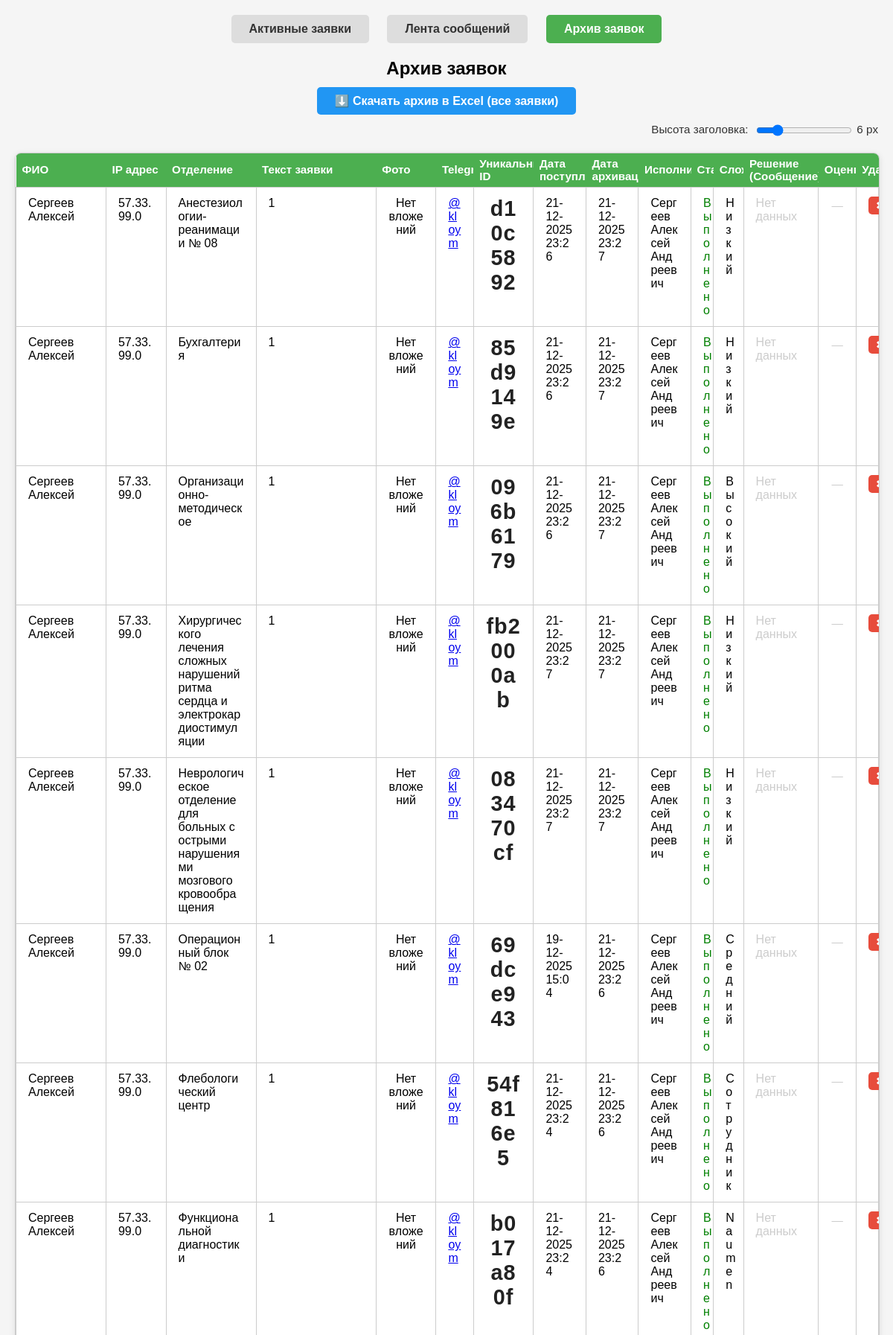
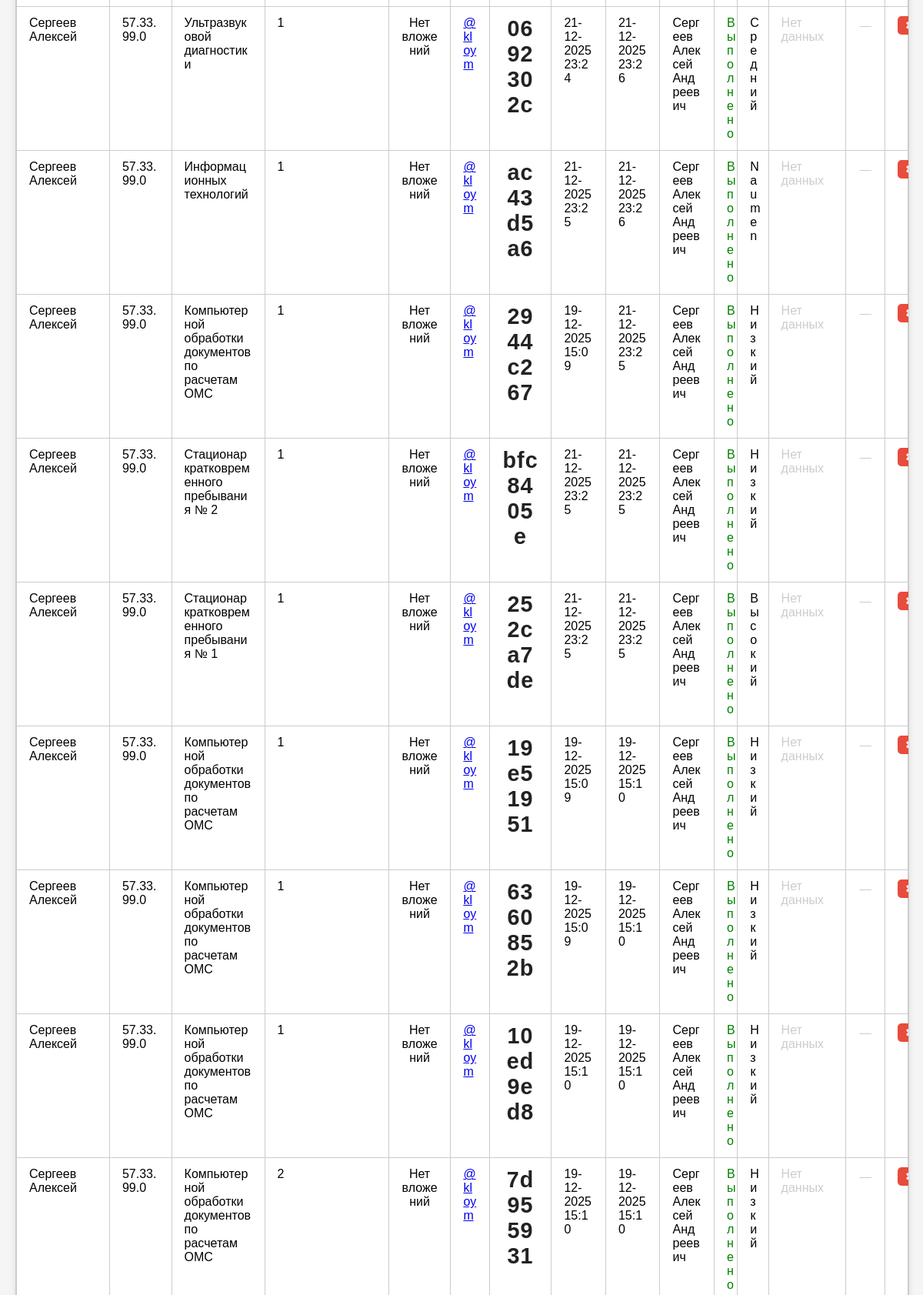
Page /archive (upper part) on the committed database (2 pictures, top to bottom).
### tables this page shows
CREATE TABLE applications (
        id INTEGER PRIMARY KEY AUTOINCREMENT,
        application_id TEXT UNIQUE,
        chat_id TEXT,
        ip TEXT,
        name TEXT,
        department TEXT,
        details TEXT,
        username TEXT,
        photos TEXT,
        status TEXT DEFAULT 'active',
        created_at TEXT,
        archived_at TEXT,
        done_by TEXT,
        difficulty TEXT DEFAULT 'low',
        staff_notes TEXT,
        solution TEXT,
        rating INTEGER DEFAULT 0,
        assignee TEXT 
    );

### server/server.py (the view)
@app.route("/archive")
def get_archive():
    page = request.args.get("page", 1, type=int)
    if page < 1:
        page = 1
    applications, total_pages = repo_get_applications_paginated("done", page, PER_PAGE)
    if page > total_pages and total_pages > 0:
        page = total_pages
        applications, total_pages = repo_get_applications_paginated(
            "done", page, PER_PAGE
        )
    return render_template(
        "applications.html",
        applications=applications,
        archive=True,
        current_page=page,
        total_pages=total_pages,
    )

### server/server.py (called while the page is built)
def get_db():
    if "db" not in g:
        g.db = sqlite3.connect(app.config["DATABASE"])
        g.db.row_factory = sqlite3.Row
    return g.db

### server/templates/applications.html (shortened to what this page needs)
<!DOCTYPE html>
<html lang="ru">
<head>
</head>
<body class="{% if archive %}view-archive{% else %}view-active{% endif %}">
    <div class="nav-btns">
        <a href="{{ url_for('get_active_applications') }}" class="{% if not archive %}active{% endif %}">Активные заявки</a>
        <a href="{{ url_for('comments_view') }}">Лента сообщений</a>
        <a href="{{ url_for('get_archive') }}" class="{% if archive %}active{% endif %}">Архив заявок</a>
    </div>
    <h2>
        {% if archive %}Архив заявок{% else %}Список заявок{% endif %}
    </h2>
    {% if archive %}
    <div class="download-link">
        <a href="{{ url_for('export_archive') }}">
            ⬇️ Скачать архив в Excel (все заявки)
        </a>
    </div>
    {% endif %}
    <div class="th-height-control">
        <label>
            Высота заголовка:&nbsp;
            <input type="range" id="thHeight" min="2" max="24" value="6">
            <span id="thHeightValue">6</span> px
        </label>
    </div>
    <div class="table-container" id="table-container" data-view-key="{% if archive %}archive{% else %}active{% endif %}">
        <table>
            <colgroup>
                <col class="col-fio">
                <col class="col-ip">
                <col class="col-department">
                <col class="col-details">
                <col class="col-photo">
                <col class="col-telegram">
                <col class="col-uid">
                <col class="col-date-created">
                {% if archive %}
                    <col class="col-date-archived">
                    <col class="col-executor">
                {% endif %}
                <col class="col-status">
                <col class="col-difficulty">
                {% if archive %}
                    <col class="col-solution">
                    <col class="col-rating">
                    <col class="col-delete">
                {% endif %}
            </colgroup>
            <thead>
            <tr>
                <th scope="col">ФИО</th>
                <th scope="col">IP адрес</th>
                <th scope="col">Отделение</th>
                <th scope="col">Текст заявки</th>
                <th scope="col">Фото</th>
                <th scope="col">Telegram</th>
                <th scope="col">Уникальный ID</th>
                <th scope="col">Дата поступления</th>
                {% if archive %}
                    <th scope="col">Дата архивации</th>
                    <th scope="col">Исполнитель</th>
                {% endif %}
                <th scope="col">Статус</th>
                <th scope="col">Сложность</th>
                {% if archive %}
                    <th scope="col">Решение (Сообщение)</th>
                    <th scope="col">Оценка</th>
                    <th scope="col">Удалить</th>
                {% endif %}
            </tr>
            </thead>
            <tbody>
            {% for app in applications %}
            <tr>
                <td>{{ app.name }}</td>
                <td>{{ app.ip }}</td>
                <td>{{ app.department }}</td>
                <td>{{ app.details | replace('\n', '<br>') | safe }}</td>
                <td class="center-align">
                    {% if app.photo_objects %}
                        <div class="photo-gallery">
                        {% for photo in app.photo_objects %}
                            <div class="photo-item">
                                {% if photo.is_image %}
                                    <a href="{{ photo.url }}" class="photo-link" target="_blank">
                                        <img src="{{ photo.url }}" alt="Фото" loading="lazy" width="120" height="150" style="object-fit: cover;">
                                    </a>
                                {% elif photo.is_video %}
                                    <div style="width: 120px; height: 150px;">
                                        <video width="120" height="150" controls preload="metadata">
                                            <source src="{{ photo.url }}" type="video/mp4">
                                            Ваш браузер не поддерживает видео.
                                        </video>
                                    </div>
                                {% else %}
                                    <a href="{{ photo.url }}" class="photo-link" download>
                                        <div style="width: 120px; height: 150px; display: flex; flex-direction: column; align-items: center; justify-content: center; background: #f8f9fa; border: 1px solid #ddd; border-radius: 4px; color: #333;">
                                            <span style="font-size: 40px; margin-bottom: 5px;">
                                                {% if 'xls' in photo.extension or 'csv' in photo.extension %}
                                                    📊
                                                {% elif 'doc' in photo.extension %}
                                                    📝
                                                {% elif 'pdf' in photo.extension %}
                                                    📕
                                                {% else %}
                                                    📄
                                                {% endif %}
                                            </span>
                                            <span style="font-size: 12px; font-weight: bold; text-transform: uppercase;">
                                                {{ photo.extension }}
                                            </span>
                                            <span style="font-size: 10px; color: #666;">Скачать</span>
                                        </div>
                                    </a>
                                {% endif %}
                                {% if not archive %}
                                <form method="POST"
                                    action="{{ url_for('delete_photo', app_id=app.id, filename=photo.filename) }}"
                                    onsubmit="return confirm('Удалить этот файл?');"
                                    title="Удалить файл">
                                    <button type="submit" class="delete-photo-btn">✖</button>
                                </form>
                                {% endif %}
                            </div>
                        {% endfor %}
                        </div>
                    {% else %}
                        Нет вложений
                    {% endif %}
                </td>
                <td>
                    {% if app.username %}
                        <a href="https://t.me/{{ app.username }}" target="_blank">@{{ app.username }}</a>
                    {% else %}
                        Нет username
                    {% endif %}
                </td>
                <td class="center-align" style="font-size: 1.8em; font-weight: bold; color: #222; letter-spacing: 1px;">
                    <span class="copy-id" style="cursor:pointer;" onclick="copyToClipboard('{{ app.application_id }}', this)">
                        {{ app.application_id }}
                    </span>
                </td>
                <td>
                    {% if app.created_at %}
                        {{ app.created_at.strftime('%d-%m-%Y %H:%M') }}
                    {% else %}
                        —
                    {% endif %}
                </td>
                {% if archive %}
                    <td>
                        {% if app.archived_at %}
                            {{ app.archived_at.strftime('%d-%m-%Y %H:%M') }}
                        {% else %}
                            —
                        {% endif %}
                    </td>
                    <td>{{ app.done_by or '—' }}</td>
                {% endif %}
                <td>
                    {% if not archive %}
                        <span style="color: grey;">В работе</span>
                    {% else %}
                        <span style="color: green;">Выполнено</span>
                    {% endif %}
                </td>
                <td class="center-align">
                    {% if not archive %}
                        <form method="post" action="/set_difficulty/{{ app.id }}">
                            <select name="difficulty" onchange="this.form.submit()"
                                title="{% if app.difficulty == 'low' %}Среднее время: 1 день{% elif app.difficulty == 'medium' %}Среднее время: 3-5 дней{% elif app.difficulty == 'high' %}Среднее время: 7 и более дней{% elif app.difficulty == 'naumen' %}Статус: Наумен{% elif app.difficulty == 'employee'%}Сотрудник мог решить проблему сам{% else %}—{% endif %}">
                                <option value="low" {% if app.difficulty == 'low' %}selected{% endif %} title="Среднее время: 1 день">Низкий</option>
                                <option value="medium" {% if app.difficulty == 'medium' %}selected{% endif %} title="Среднее время: 3-5 дней">Средний</option>
                                <option value="high" {% if app.difficulty == 'high' %}selected{% endif %} title="Среднее время: 7 и более дней">Высокий</option>
                                <option value="naumen" {% if app.difficulty == 'naumen' %}selected{% endif %} title="Время неизвестно">Наумен</option>
                                <option value="employee" {% if app.difficulty == 'employee' %}selected{% endif %} title="Сотрудник мог решить проблему самостоятельно">Сотрудник</option>
                            </select>
                        </form>
                    {% else %}
                        {% if app.difficulty == 'low' %}
                            <span class="badge bg-success">Низкий</span>
                        {% elif app.difficulty == 'medium' %}
                            <span class="badge bg-warning text-dark">Средний</span>
                        {% elif app.difficulty == 'high' %}
                            <span class="badge bg-danger">Высокий</span>
                        {% elif app.difficulty == 'naumen' %}
                            <span class="badge bg-primary">Naumen</span>
                        {% elif app.difficulty == 'employee' %}
                            <span class="badge bg-secondary">Сотрудник</span>
                        {% endif %}
                    {% endif %}
                </td>
                {% if archive %}
                    <td>
                        {% if app.solution %}
                            <div style="max-height: 100px; overflow-y: auto; white-space: pre-wrap; font-size: 0.9em;">{{ app.solution }}</div>
                        {% else %}
                            <span style="color: #ccc;">Нет данных</span>
                        {% endif %}
                    </td>
                    <td class="center-align" style="font-size: 1.2em;">
                        {% if app.rating and app.rating > 0 %}
                            {% for i in range(app.rating) %}⭐{% endfor %}
                        {% else %}
                            <span style="color: #ccc; font-size: 0.8em;">—</span>
                        {% endif %}
                    </td>
                    <td class="center-align">
                        <form method="post" action="/delete/{{ app.id }}" style="display:inline;" onsubmit="return confirm('Вы уверены, что хотите удалить эту заявку? Это действие необратимо!');">
                            <button type="submit" style="background:#e74c3c;color:#fff;border:none;padding:4px 10px;border-radius:5px;cursor:pointer;font-size:0.9em;">
                            </button>
                        </form>
                    </td>
                {% endif %}
            </tr>
            {% endfor %}
            </tbody>
        </table>
    </div>
</body>
</html>

### server/templates/applications.html (style rules this page uses)
:root { --th-padding-y: 6px; }
body { font-family: Arial, sans-serif; background: #f5f5f5; margin: 0; padding: 0 20px; }
h2 { text-align: center; }
.nav-btns { text-align: center; margin: 20px 0; }
.nav-btns a { display: inline-block; margin: 0 10px; padding: 10px 24px; background: #ddd; color: #333; text-decoration: none; border-radius: 5px; font-weight: bold; }
.nav-btns a.active { background: #4CAF50; color: #fff; }
.download-link { text-align:center; margin-bottom: 20px; }
.download-link a { background:#2196F3; color:#fff; padding:10px 24px; border-radius:5px; text-decoration:none; font-weight:bold; }
.table-container { width: 100%; overflow: auto; margin: 20px auto 40px; border: 1px solid #ccc; background: #fff; border-radius: 8px; box-shadow: 0 2px 8px rgba(0,0,0,0.1); }
table { border-collapse: collapse; width: 100%; table-layout: fixed; }
th { background: #4CAF50; color: #fff; position: sticky; top: 0; z-index: 10; position: relative; padding-top: var(--th-padding-y, 6px); padding-bottom: var(--th-padding-y, 6px); padding-left: 8px; padding-right: 8px; font-size: 0.95em; line-height: 1.1; text-align: left; }
td { border: 1px solid #ccc; padding: 12px 16px; text-align: left; font-size: 1em; overflow-wrap: break-word; vertical-align: top; }
td.center-align { text-align: center; }
.view-archive col.col-fio { width: 12%; }
.view-archive col.col-ip { width: 8%; }
.view-archive col.col-department { width: 12%; }
.view-archive col.col-details { width: 16%; }
.view-archive col.col-photo { width: 8%; }
.view-archive col.col-telegram { width: 5%; }
.view-archive col.col-uid { width: 8%; }
.view-archive col.col-date-created { width: 7%; }
.view-archive col.col-date-archived { width: 7%; }
.view-archive col.col-executor { width: 7%; }
.view-archive col.col-status { width: 3%; }
.view-archive col.col-difficulty { width: 4%; }
.view-archive col.col-solution { width: 10%; }
.view-archive col.col-rating { width: 5%; }
.view-archive col.col-delete { width: 3%; }
.th-height-control { margin: 10px 0 0 0; text-align: right; font-size: 0.95em; color: #333; user-select: none; }
.th-height-control input[type="range"] { vertical-align: middle; }

### rows in the picture
applications: name "Сергеев Алексей", ip "57.33.99.0", department "Анестезиологии-реанимации № 08", details "1", username "kloym", application_id "d10c5892", created_at "21-12-2025 23:26", archived_at "21-12-2025 23:27", done_by "Сергеев Алексей Андреевич", difficulty "Низкий"
applications: name "Сергеев Алексей", ip "57.33.99.0", department "Бухгалтерия", details "1", username "kloym", application_id "85d9149e", created_at "21-12-2025 23:26", archived_at "21-12-2025 23:27", done_by "Сергеев Алексей Андреевич", difficulty "Низкий"
applications: name "Сергеев Алексей", ip "57.33.99.0", department "Организационно-методическое", details "1", username "kloym", application_id "096b6179", created_at "21-12-2025 23:26", archived_at "21-12-2025 23:27", done_by "Сергеев Алексей Андреевич", difficulty "Высокий"
applications: name "Сергеев Алексей", ip "57.33.99.0", department "Хирургического лечения сложных нарушений ритма сердца и электрокардиостимуляции", details "1", username "kloym", application_id "fb2000ab", created_at "21-12-2025 23:27", archived_at "21-12-2025 23:27", done_by "Сергеев Алексей Андреевич", difficulty "Низкий"
applications: name "Сергеев Алексей", ip "57.33.99.0", department "Неврологическое отделение для больных с острыми нарушениями мозгового кровообращения", details "1", username "kloym", application_id "083470cf", created_at "21-12-2025 23:27", archived_at "21-12-2025 23:27", done_by "Сергеев Алексей Андреевич", difficulty "Низкий"
applications: name "Сергеев Алексей", ip "57.33.99.0", department "Операционный блок № 02", details "1", username "kloym", application_id "69dce943", created_at "19-12-2025 15:04", archived_at "21-12-2025 23:26", done_by "Сергеев Алексей Андреевич", difficulty "Средний"
applications: name "Сергеев Алексей", ip "57.33.99.0", department "Флебологический центр", details "1", username "kloym", application_id "54f816e5", created_at "21-12-2025 23:24", archived_at "21-12-2025 23:26", done_by "Сергеев Алексей Андреевич", difficulty "Сотрудник"
applications: name "Сергеев Алексей", ip "57.33.99.0", department "Функциональной диагностики", details "1", username "kloym", application_id "b017a80f", created_at "21-12-2025 23:24", archived_at "21-12-2025 23:26", done_by "Сергеев Алексей Андреевич", difficulty "Naumen"
applications: name "Сергеев Алексей", ip "57.33.99.0", department "Ультразвуковой диагностики", details "1", username "kloym", application_id "0692302c", created_at "21-12-2025 23:24", archived_at "21-12-2025 23:26", done_by "Сергеев Алексей Андреевич", difficulty "Средний"
applications: name "Сергеев Алексей", ip "57.33.99.0", department "Информационных технологий", details "1", username "kloym", application_id "ac43d5a6", created_at "21-12-2025 23:25", archived_at "21-12-2025 23:26", done_by "Сергеев Алексей Андреевич", difficulty "Naumen"
applications: name "Сергеев Алексей", ip "57.33.99.0", department "Компьютерной обработки документов по расчетам ОМС", details "1", username "kloym", application_id "2944c267", created_at "19-12-2025 15:09", archived_at "21-12-2025 23:25", done_by "Сергеев Алексей Андреевич", difficulty "Низкий"
applications: name "Сергеев Алексей", ip "57.33.99.0", department "Стационар кратковременного пребывания № 2", details "1", username "kloym", application_id "bfc8405e", created_at "21-12-2025 23:25", archived_at "21-12-2025 23:25", done_by "Сергеев Алексей Андреевич", difficulty "Низкий"
applications: name "Сергеев Алексей", ip "57.33.99.0", department "Стационар кратковременного пребывания № 1", details "1", username "kloym", application_id "252ca7de", created_at "21-12-2025 23:25", archived_at "21-12-2025 23:25", done_by "Сергеев Алексей Андреевич", difficulty "Высокий"
applications: name "Сергеев Алексей", ip "57.33.99.0", department "Компьютерной обработки документов по расчетам ОМС", details "1", username "kloym", application_id "19e51951", created_at "19-12-2025 15:09", archived_at "19-12-2025 15:10", done_by "Сергеев Алексей Андреевич", difficulty "Низкий"
applications: name "Сергеев Алексей", ip "57.33.99.0", department "Компьютерной обработки документов по расчетам ОМС", details "1", username "kloym", application_id "6360852b", created_at "19-12-2025 15:09", archived_at "19-12-2025 15:10", done_by "Сергеев Алексей Андреевич", difficulty "Низкий"
applications: name "Сергеев Алексей", ip "57.33.99.0", department "Компьютерной обработки документов по расчетам ОМС", details "1", username "kloym", application_id "10ed9ed8", created_at "19-12-2025 15:10", archived_at "19-12-2025 15:10", done_by "Сергеев Алексей Андреевич", difficulty "Низкий"
applications: name "Сергеев Алексей", ip "57.33.99.0", department "Компьютерной обработки документов по расчетам ОМС", details "2", username "kloym", application_id "7d955931", created_at "19-12-2025 15:10", archived_at "19-12-2025 15:10", done_by "Сергеев Алексей Андреевич", difficulty "Низкий"
